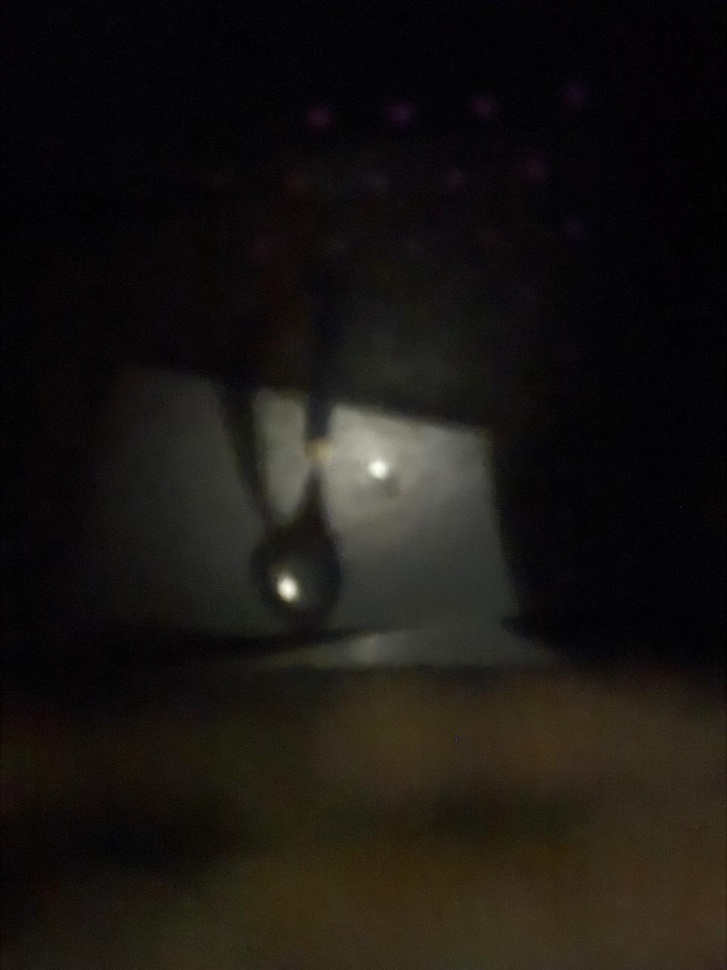
#> input picture 003/003 - LAB/mi_camara_oscura.jpg, 727 x 970 px, shrunk from 960 x 1280 before the run, found by its file name
$ jupyter execute --allow-errors '007 - recuperacion y preprocesamiento de imagenes propias.ipynb'
#> lines starting #> are read from the running program, lines starting #| are printed output that depends on the picture
# Cuaderno extra: Recuperación y preprocesamiento de imágenes propias

Este cuaderno está pensado para trabajar con una imagen tomada por vos, por ejemplo una captura hecha a partir de la cámara oscura construida con caja de zapatos y bolsa. La idea es recuperar información útil antes de segmentar: mejorar contraste, corregir brillo, recortar la zona importante y reducir ruido.

## Objetivos

- Cargar una imagen propia y describirla.
- Detectar qué problema visual conviene corregir primero.
- Aplicar una o dos operaciones de preprocesamiento con criterio.
- Comparar la imagen original con la versión mejorada.
- Guardar una imagen lista para usar en la actividad integradora.

## Antes de empezar

No todas las imágenes necesitan el mismo tratamiento. En algunas puede convenir mejorar el contraste. En otras, recortar la zona útil. En otras, reducir ruido o corregir una dominante de iluminación.

La pregunta importante no es "qué filtro aplico", sino "qué problema veo en la imagen y qué operación puede ayudarme a resolverlo".

[cell 1]
from pathlib import Path

import cv2
import matplotlib.pyplot as plt
import numpy as np


def cargar_rgb(ruta):
    imagen_bgr = cv2.imread(str(ruta))
#> imagen_bgr is the input picture: shape (970, 727, 3); mean B, G, R 18.1, 21.9, 24.8
    if imagen_bgr is None:
        raise FileNotFoundError(f"No se pudo abrir la imagen: {ruta}")
    return cv2.cvtColor(imagen_bgr, cv2.COLOR_BGR2RGB)


def mostrar_imagen(imagen, titulo="Imagen"):
    plt.figure(figsize=(6, 6))
    plt.imshow(imagen, cmap="gray" if imagen.ndim == 2 else None)
    plt.title(titulo)
    plt.axis("off")
    plt.show()


def mostrar_comparacion(original, procesada, titulo_original="Original", titulo_procesada="Procesada"):
    fig, axes = plt.subplots(1, 2, figsize=(12, 5))
    axes[0].imshow(original, cmap="gray" if original.ndim == 2 else None)
    axes[0].set_title(titulo_original)
    axes[0].axis("off")

    axes[1].imshow(procesada, cmap="gray" if procesada.ndim == 2 else None)
    axes[1].set_title(titulo_procesada)
    axes[1].axis("off")

    plt.tight_layout()
    plt.show()


def ajustar_brillo_contraste(imagen_rgb, alpha=1.2, beta=10):
    return cv2.convertScaleAbs(imagen_rgb, alpha=alpha, beta=beta)


def suavizar(imagen_rgb, kernel=5):
    return cv2.GaussianBlur(imagen_rgb, (kernel, kernel), 0)


def mejorar_contraste_clahe(imagen_rgb, clip_limit=2.0, tile=8):
    imagen_lab = cv2.cvtColor(imagen_rgb, cv2.COLOR_RGB2LAB)
    l, a, b = cv2.split(imagen_lab)
    clahe = cv2.createCLAHE(clipLimit=clip_limit, tileGridSize=(tile, tile))
    l_mejorado = clahe.apply(l)
    imagen_lab_mejorada = cv2.merge((l_mejorado, a, b))
    return cv2.cvtColor(imagen_lab_mejorada, cv2.COLOR_LAB2RGB)


def mostrar_histograma_gris(imagen_rgb):
    gris = cv2.cvtColor(imagen_rgb, cv2.COLOR_RGB2GRAY)
    hist, bins = np.histogram(gris.flatten(), bins=256, range=[0, 256])
    plt.figure(figsize=(10, 4))
    plt.plot(bins[:-1], hist, color="black")
    plt.title("Histograma en escala de grises")
    plt.xlabel("Intensidad")
    plt.ylabel("Cantidad de píxeles")
    plt.grid(alpha=0.3)
    plt.xlim(0, 255)
    plt.show()

## Parte 1. Cargá tu imagen

Guardá tu archivo en la misma carpeta del notebook o escribí la ruta completa. Si tu imagen viene de la experiencia con cámara oscura, conviene elegir una captura donde todavía se reconozca bien la escena, aunque tenga poco contraste o zonas oscuras.

[cell 2]
nombre_imagen = "mi_camara_oscura.jpg"

ruta = Path(r"C:\Users\Cristian\Desktop\greco-cristian-pdi-1c-2026\003\003 - LAB\mi_camara_oscura.jpg")

imagen_original = cargar_rgb(ruta)


print(f"Archivo cargado: {ruta}")
print(f"Forma: {imagen_original.shape}")
#| Forma: (970, 727, 3)
print(f"Tipo de dato: {imagen_original.dtype}")
#| Tipo de dato: uint8

mostrar_imagen(imagen_original, "Imagen original")
mostrar_histograma_gris(imagen_original)
#> in mostrar_histograma_gris, `gris = cv2.cvtColor(imagen_rgb, cv2.COLOR_RGB2GRAY)`:
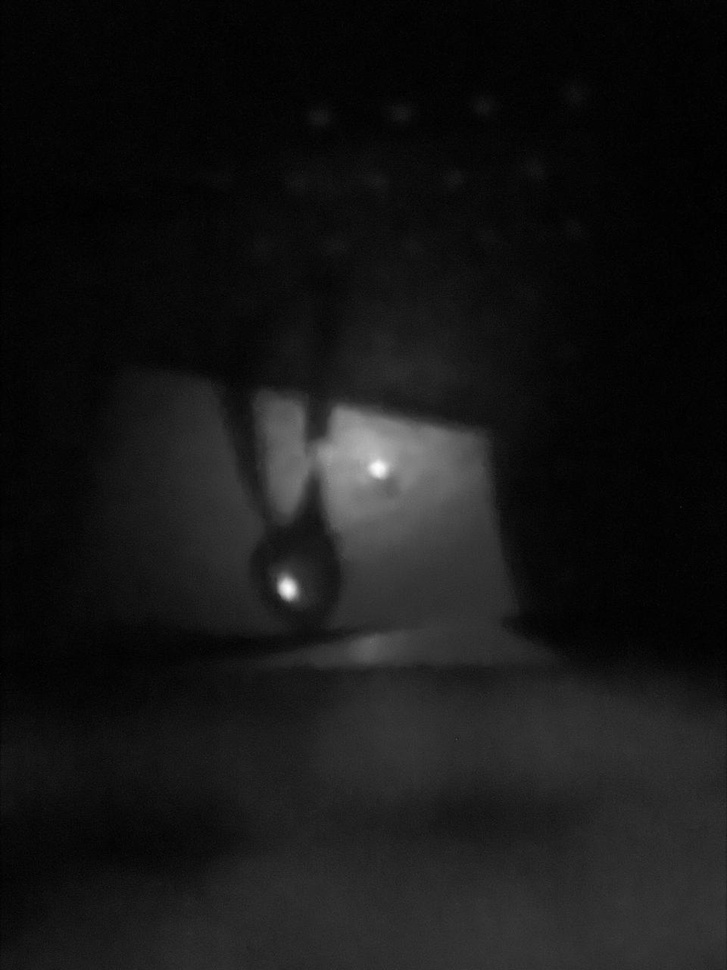
#> gris: shape (970, 727); min 0, max 253, mean 22.3
#> in mostrar_histograma_gris, `hist, bins = np.histogram(gris.flatten(), bins=256, range=[0, 256])`: hist = 256 values, max 59202 at index 4, min 0 at index 254, mean 2754.6; bins = 257 values from 0 to 256

[cell 3]
def mostrar_imagenes(imagenes, titulos, figsize=(12, 4), cmap=None):
    fig, axes = plt.subplots(1, len(imagenes), figsize=figsize)

    # Si hay una sola imagen, axes no es lista
    if len(imagenes) == 1:
        axes = [axes]

    for ax, img, titulo in zip(axes, imagenes, titulos):
        if img.ndim == 2:
            ax.imshow(img, cmap=cmap or "gray")
        else:
            ax.imshow(img)
        ax.set_title(titulo)
        ax.axis("off")

    plt.tight_layout()
    plt.show()

## Parte 2. Diagnóstico inicial

Escribí qué problema principal ves en la imagen. Algunas posibilidades:

- se ve demasiado oscura,
- tiene poco contraste,
- hay ruido,
- sobra mucho fondo y conviene recortar,
- la zona importante queda poco visible.

[cell 4]
problema_principal = "Se ve demasiado oscura y la zona importante queda poco visible"
hipotesis_mejora = ""

print("Problema principal:", problema_principal)
print("Operación que voy a probar primero:", hipotesis_mejora)

[cell 5]
imagen_gris = cv2.cvtColor(imagen_original, cv2.COLOR_RGB2GRAY)
#> (the rest of this cell did not finish here and is left out)

## Parte 3. Recorte opcional de la zona útil

Si la imagen tiene mucho fondo innecesario, podés recortar la región más importante antes de mejorarla. Si no necesitás recorte, dejá la imagen completa.

[cell 6]
# Si no querés recortar, usá toda la imagen.
y1, y2 = 0, imagen_original.shape[0]
#> y1 = 0; y2 = 970
x1, x2 = 0, imagen_original.shape[1]
#> x1 = 0; x2 = 727

imagen_recortada = imagen_original[y1:y2, x1:x2]
mostrar_comparacion(imagen_original, imagen_recortada, "Original", "Región de trabajo")
#> in mostrar_comparacion, `plt.show()`:
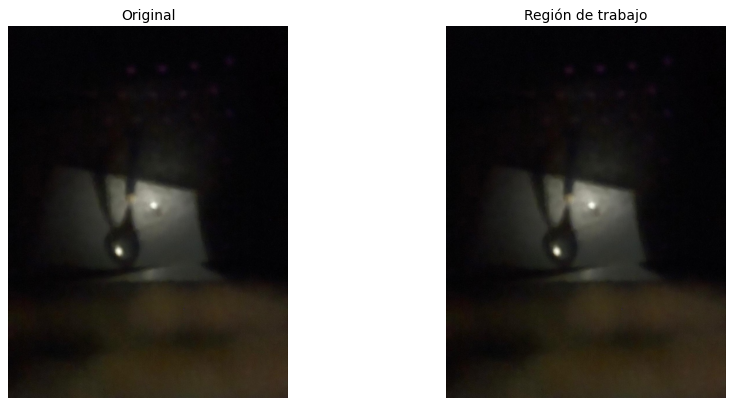
#> figure drawn by matplotlib, 2 panels

## Parte 4. Probá mejoras de preprocesamiento

Acá tenés tres operaciones posibles. No hace falta usar todas. La idea es que pruebes, compares y decidas cuál te sirve más para preparar la imagen.

[cell 7]
brillo_contraste = ajustar_brillo_contraste(imagen_recortada, alpha=1.4, beta=20)
#> in ajustar_brillo_contraste, `return cv2.convertScaleAbs(imagen_rgb, alpha=alpha, beta=beta)`:
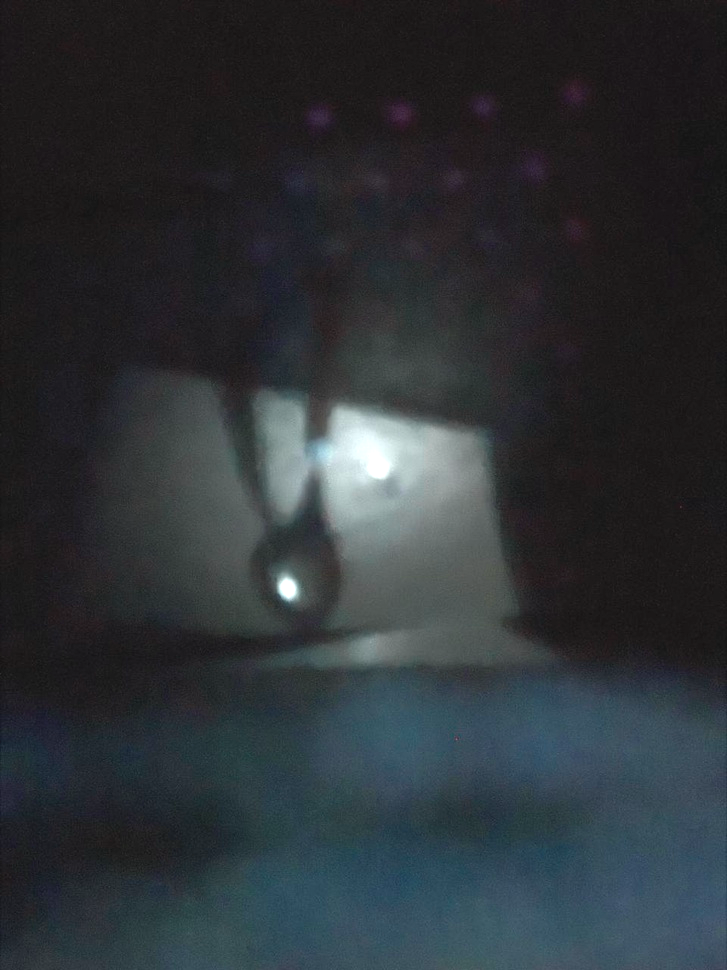
#> returned value: shape (970, 727, 3); mean of channels 0, 1, 2 54.6, 50.6, 45.3; drawn as B, G, R
clahe = mejorar_contraste_clahe(imagen_recortada, clip_limit=2.0, tile=8)
#> in mejorar_contraste_clahe, `imagen_lab = cv2.cvtColor(imagen_rgb, cv2.COLOR_RGB2LAB)`: imagen_lab: shape (970, 727, 3); mean of channels 0, 1, 2 21.5, 128.5, 130.9
#> in mejorar_contraste_clahe, `l, a, b = cv2.split(imagen_lab)`:
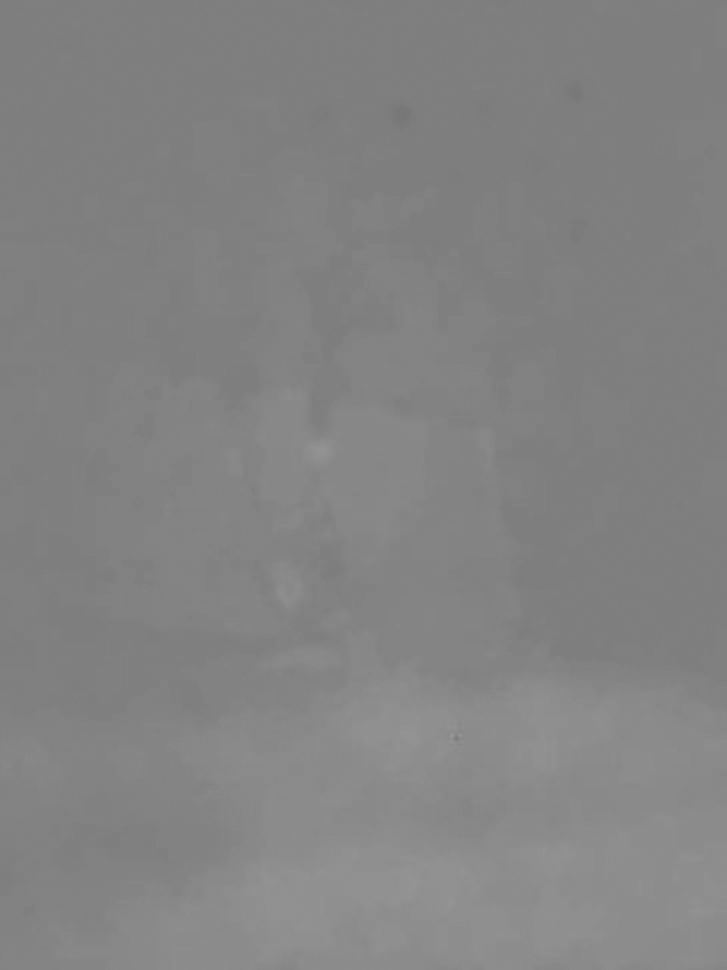
#> b: shape (970, 727); min 118, max 150, mean 130.9
#> in mejorar_contraste_clahe, `l_mejorado = clahe.apply(l)`:
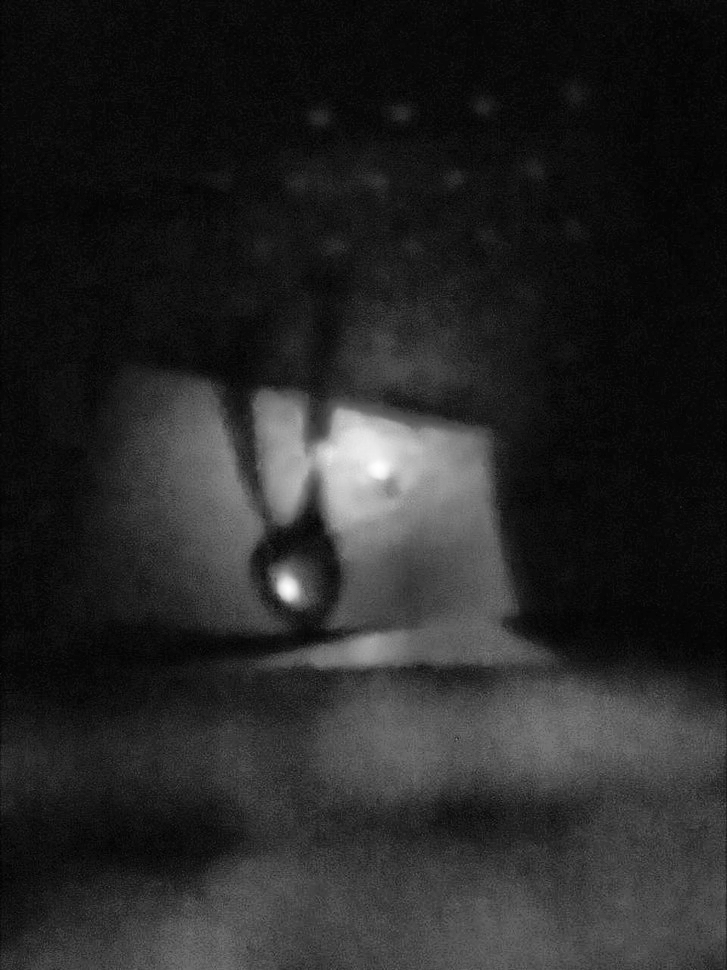
#> l_mejorado: shape (970, 727); min 1, max 255, mean 38.6
#> in mejorar_contraste_clahe, `imagen_lab_mejorada = cv2.merge((l_mejorado, a, b))`: imagen_lab_mejorada: shape (970, 727, 3); mean of channels 0, 1, 2 38.6, 128.5, 130.9
suavizada = suavizar(imagen_recortada, kernel=5)
#> in suavizar, `return cv2.GaussianBlur(imagen_rgb, (kernel, kernel), 0)`:
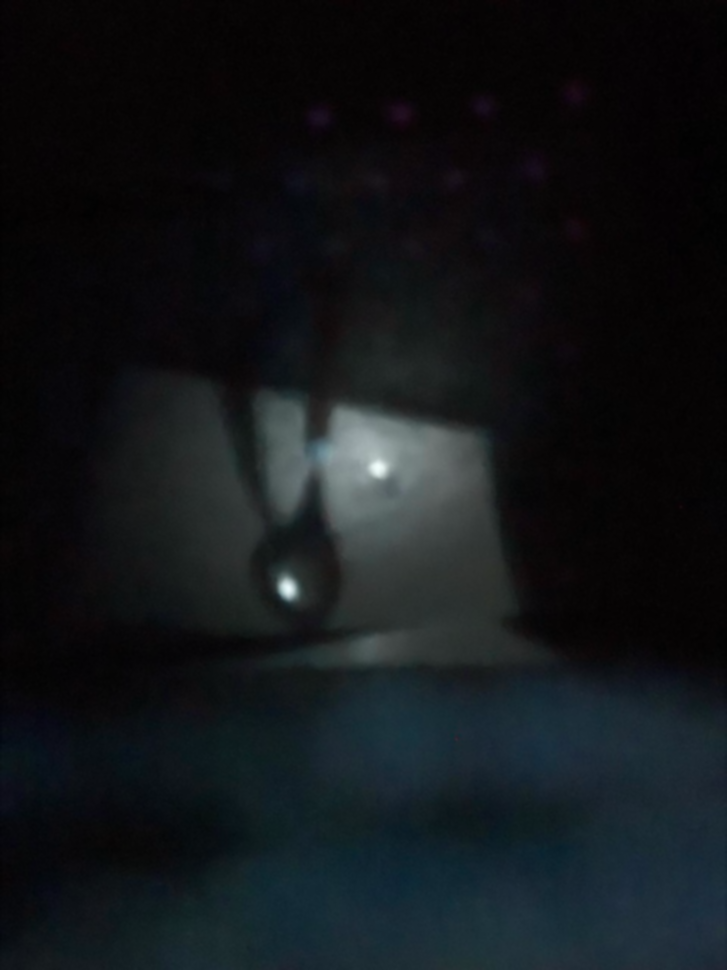
#> returned value: shape (970, 727, 3); mean of channels 0, 1, 2 24.8, 21.9, 18.1; drawn as B, G, R

fig, axes = plt.subplots(2, 2, figsize=(12, 10))
axes[0, 0].imshow(imagen_recortada)
axes[0, 0].set_title("Base para trabajar")
axes[0, 0].axis("off")

axes[0, 1].imshow(brillo_contraste)
axes[0, 1].set_title("Brillo y contraste")
axes[0, 1].axis("off")

axes[1, 0].imshow(clahe)
axes[1, 0].set_title("Mejora local de contraste")
axes[1, 0].axis("off")

axes[1, 1].imshow(suavizada)
axes[1, 1].set_title("Suavizado")
axes[1, 1].axis("off")

plt.tight_layout()
plt.show()

## Parte 5. Elegí una versión final

Elegí cuál de las variantes te conviene conservar como imagen preprocesada. Si querés, también podés combinar operaciones en dos pasos, por ejemplo: primero mejorar contraste y después suavizar.

[cell 8]
# Elegí una opción o combiná operaciones.
imagen_preprocesada = clahe

# Ejemplo de combinación posible:
# imagen_preprocesada = suavizar(ajustar_brillo_contraste(imagen_recortada, alpha=1.3, beta=15), kernel=5)

mostrar_comparacion(imagen_recortada, imagen_preprocesada, "Antes del preprocesamiento", "Versión final elegida")
mostrar_histograma_gris(imagen_preprocesada)
#> in mostrar_histograma_gris (call 2), `hist, bins = np.histogram(gris.flatten(), bins=256, range=[0, 256])`: hist = 256 values, max 42751 at index 11, min 0 at index 0, mean 2754.6
#> in mostrar_histograma_gris (call 2), `plt.show()`:
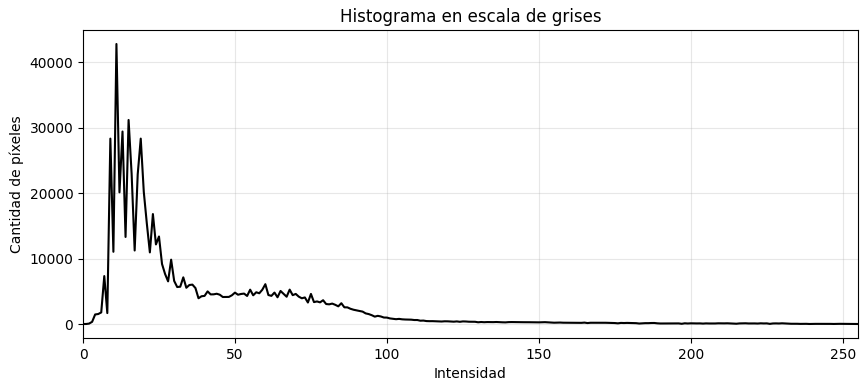
#> figure drawn by matplotlib, 1 panel; curve peaks at x = 11, y = 42751

## Parte 6. Guardá el resultado para la actividad integradora

El objetivo es que el próximo cuaderno pueda tomar esta imagen como punto de partida.

[cell 9]
salida = Path("imagen_preprocesada.png")
cv2.imwrite(str(salida), cv2.cvtColor(imagen_preprocesada, cv2.COLOR_RGB2BGR))
print(f"Imagen guardada en: {salida.resolve()}")
